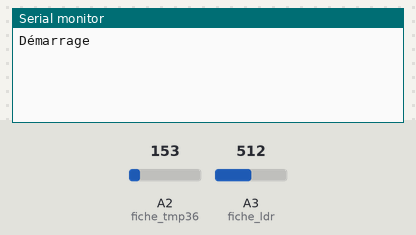
The sketch below on a simulated Arduino Uno, built with avr-gcc and run on an emulated ATmega328P. Shown: the last lines printed to the serial monitor. The inputs (shaded band) are chosen by the test bench; at power-on: A2 (fiche_tmp36) = 153, A3 (fiche_ldr) = 512. The local clock reads 2024-03-15 10:24:30 at power-on unless the sketch sets it; no radio packets arrive unless stated.

Above: at 1.2 s.
1.3 s: A2 (fiche_tmp36) set to 132
At 10.7 s:
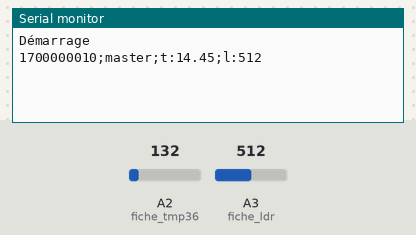
11.5 s: A2 (fiche_tmp36) set to 112
At 20.8 s:
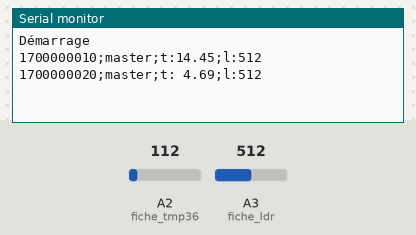
21.5 s: A3 (fiche_ldr) set to 107
23.0 s: A3 (fiche_ldr) set to 89
At 30.8 s:
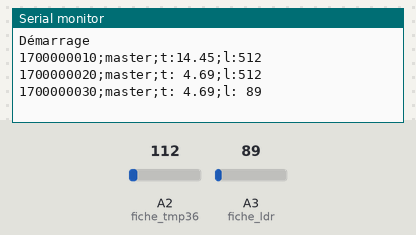

Measured:
- the behaviour switches between 123 and 122 on A2 (fiche_tmp36) (found by bisection; images 1 and 2)
- the behaviour switches between 100 and 99 on A3 (fiche_ldr) (found by bisection; images 2 and 3)
- after the input at 1.3 s, the serial monitor: prints a new line after 8.7 s (image 1)
- after the input at 11.5 s, the serial monitor: prints a new line after 8.5 s (image 2)
- after the input at 23.0 s, the serial monitor: prints a new line after 7.0 s (image 3)

The sketch:

imagine.ino
```cpp
/*
  Date: 16 Mars 2018
  Auteur: Alain Blanchard
  Objet: interfacer la carte via le port série afin de
  remonter la température et une valeur d'éclairage

  basé sur le shield Imagine Evola avec:
  horloge BQ3200 I2C en A4(SDA) et A5 (SCL)
  capteur TMP36 sur A2
  photorésistance sur A3

  8 LEDs (4 V 2 0 2 R) sur D2 et D3 (registre 74HC164)
  bouton poussoir en D4
  buzzer en D5

  bouton tactile en A1 et D12 désactive (carte SD SPI)
  LCD désactivé (idem)

  TODO:
  enregistrement carte SD avec horodatage
  module radio (RF433 ou NRF24l01) pour réseau capteurs
  clignotement LEDs
  utilisation buzzer et bouton poussoir ?
  réception de commandes pour activer des éléments (led, buzzer)
  vérification tension pour calcul précis température

  accès direct horloge avec Wire
  utilisation registres Atmega328 (PORTx, DDRx)
  utilisation "progmem" pour économiser la RAM (cf. jours)
  désactivation LEDs pour bénéficier des interruptions ?
*/

#include <Wire.h>
#include <RTClib.h>
#include <VirtualWire.h>

RTC_DS1307 BQ3200;
char jours [7][10] = {"Lundi", "Mardi", "Mercredi", "Jeudi", "Vendredi", "Samedi", "Dimanche"};

char message [40];

// interfaces des capteurs
const byte fiche_tmp36 = A2;
const byte fiche_ldr = A3;

// pour gestion delai entre 2 acqusitions
const long delai_releve = 10000;

unsigned long dernier_releve = 0;

void setup() {
  // lancement port série
  Serial.begin (9600);

  // préparation module RTC
  if (!BQ3200.begin()) {
    Serial.println ("Erreur: Horloge absente");
    while (1);
  }

  if (! BQ3200.isrunning ()) {
    Serial.println("Horloge arrêtée: mise à l'heure");
    BQ3200.adjust(DateTime(F(__DATE__), F(__TIME__)));
  }
  BQ3200.adjust(DateTime(F(__DATE__), F(__TIME__)));

  Serial.println (F("Démarrage"));

  // lancement RF433
  vw_set_rx_pin(6);
  vw_set_tx_pin(7);
  vw_set_ptt_pin (8);
  vw_setup (300);
  vw_rx_start ();
}

void loop() {
  unsigned long maintenant = millis ();

  // lecture message en provenance noeuds Arduino
  if (vw_have_message()) {
    byte taille = 40;
    byte data [40];

    if (vw_get_message (data, &taille)) {
      // récupération horodatage
      DateTime heure = BQ3200.now ();

      sprintf (message, "%lu;%s", heure.unixtime(), (char*)data);
      Serial.println (message);
    } else {
      char erreur[20];
      strncpy (erreur, data, taille);
      Serial.print (F("Erreur réception")); Serial.println (erreur);
    }
  }

  if (maintenant - dernier_releve > delai_releve) {
    dernier_releve = maintenant;

    // lecture capteur temperature (2 fois pour pb impédance ?)
    analogRead (fiche_tmp36);
    int valeur_capteur = analogRead (fiche_tmp36);
    float voltage = (valeur_capteur / 1024.0) * 5.0;
    float temperature = (voltage - 0.5) * 100;

    // lecture photorésistance
    int ldr = analogRead (fiche_ldr);

    // récupération horodatage
    DateTime heure = BQ3200.now ();

    // préparation message
    char strtemp [6];
    dtostrf (temperature, 5, 2, strtemp);
    // autre option: printf(str, "String value: %d.%02d", (int)f, (int)(f*100)%100);
    sprintf (message, "%lu;master;t:%s;l:%3d", heure.unixtime(), strtemp, ldr);
    Serial.println (message);
  }
}
```
